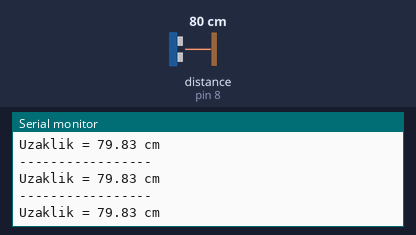
Bench run of a sketch on a simulated Arduino Uno, built with avr-gcc and run on an emulated ATmega328P. On the bench: the last lines printed to the serial monitor. Wiring (inferred from the names in the program): ultrasonic range finder: trigger pin 9; echo pin 8. Inputs (shaded band) come from the test bench; at power-on: distance to the obstacle (sensor on pin 8) 80 cm. The echo pulse lasts 58.3 µs per cm.

Above: at 1.2 s.
1.3 s: distance to the obstacle (sensor on pin 8) set to 120 cm
At 2.4 s:
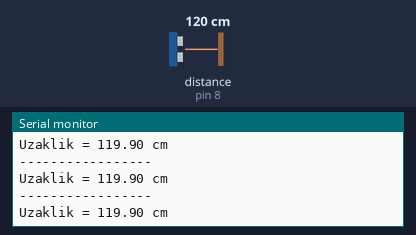
4.3 s: distance to the obstacle (sensor on pin 8) set to 2 cm
At 5.4 s:
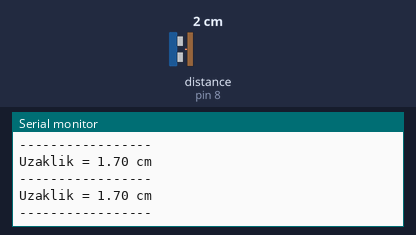
5.8 s: distance to the obstacle (sensor on pin 8) set to 250 cm
At 6.4 s:
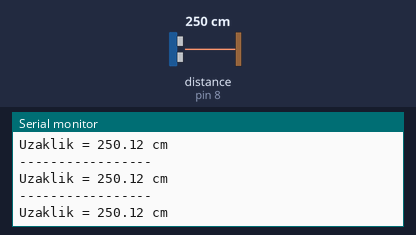
11.8 s: distance to the obstacle (sensor on pin 8) set to 18 cm
At 12.9 s:
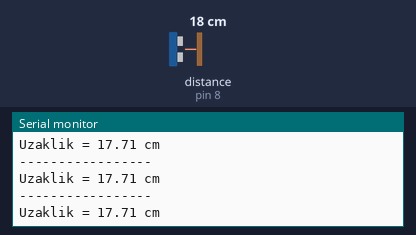
14.8 s: distance to the obstacle (sensor on pin 8) set to 4 cm
At 15.3 s:
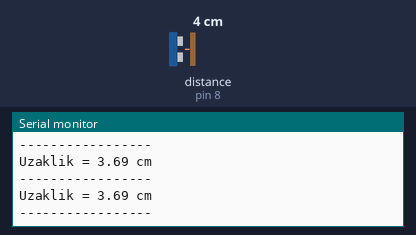
Timing chart, 0 to 17.8 s (numbered marks = the images above; inputs shaded):
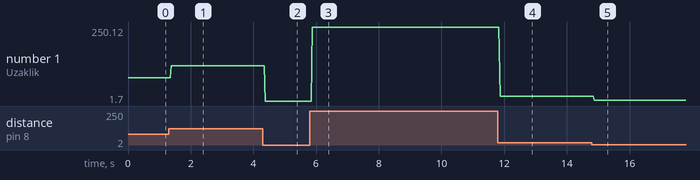

Measured:
- after the input at 1.3 s, the serial monitor: prints a new line after 0.09 s (image 1)
- after the input at 4.3 s, the serial monitor: prints a new line after 0.08 s (image 2)
- after the input at 5.8 s, the serial monitor: prints a new line after 0.08 s (image 3)
- after the input at 11.8 s, the serial monitor: prints a new line after 0.07 s (image 4)
- after the input at 14.8 s, the serial monitor: prints a new line after 0.07 s (image 5)
- plotted number 1: 79.83 → 119.9 after the input at 1.3 s, 119.9 → 1.7 after the input at 4.3 s, 1.7 → 250.12 after the input at 5.8 s, 250.12 → 17.71 after the input at 11.8 s, 17.71 → 3.69 after the input at 14.8 s

The sketch:

deney2.ino
```cpp
#define trigPin 9
#define echoPin 8

float mesafe;
float sure;

void setup()
{
  pinMode(trigPin, OUTPUT);
  pinMode(echoPin, INPUT);
  Serial.begin(9600);
}

void loop()
{
  digitalWrite(9, HIGH);
  delayMicroseconds(1000);
  digitalWrite(9, LOW);
  sure = pulseIn(8, HIGH);

  mesafe = (sure/2)/29.1;
  Serial.print("Uzaklik = ");
  Serial.print(mesafe);
  Serial.println(" cm");
  Serial.println("-----------------");
}
```
